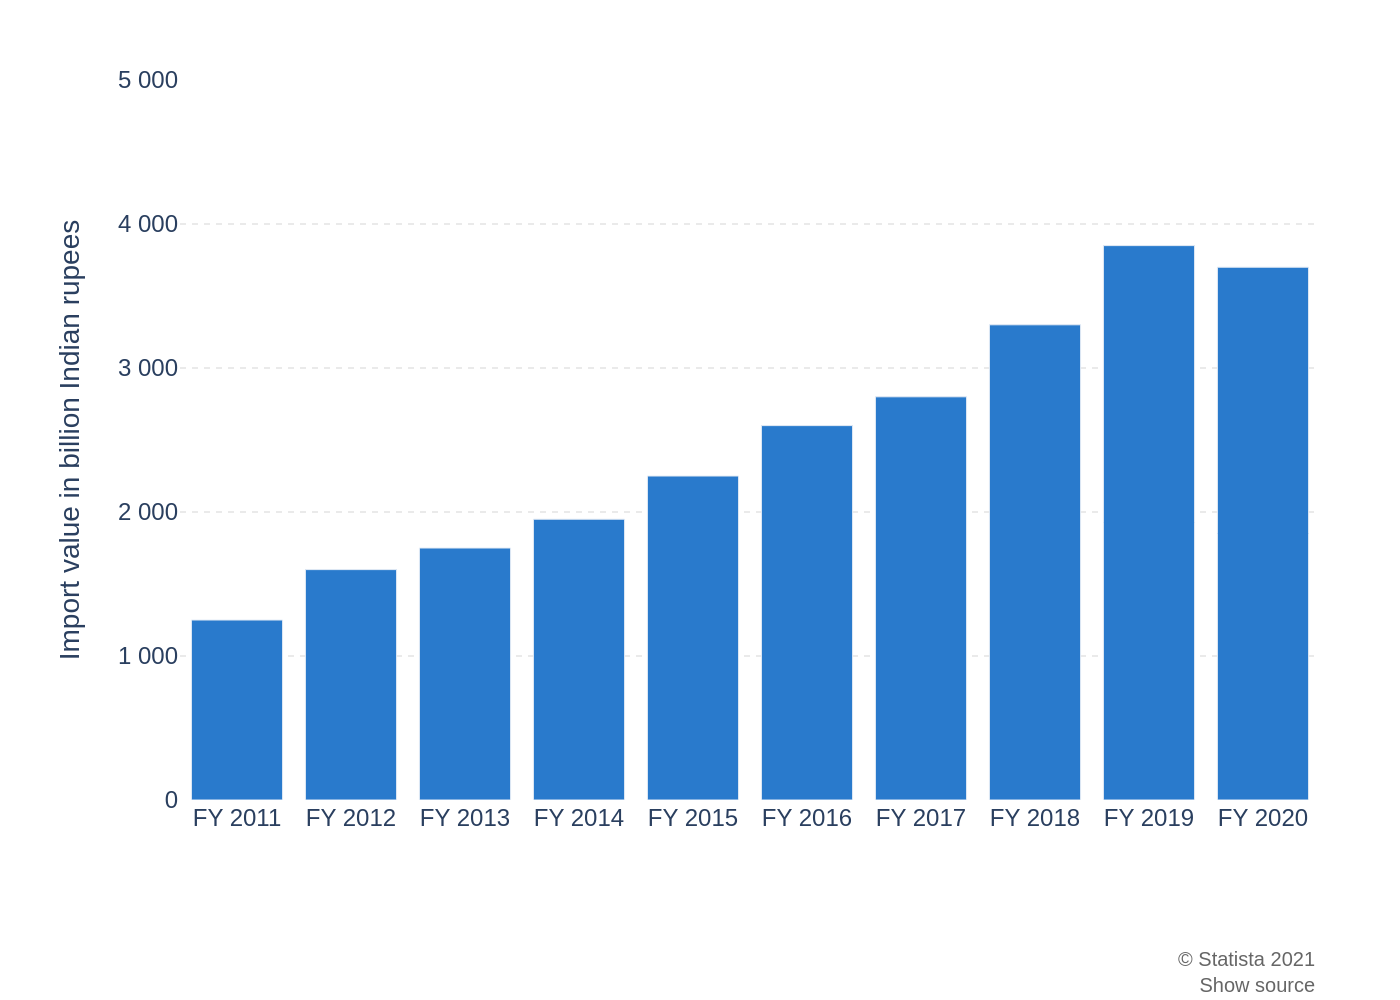

Source code (Python):
import sys
import json
import plotly.graph_objects as go
import os

# Read the JSON file path from the first command-line argument
json_path = sys.argv[1]

# Load the chart configuration and data from the JSON file
with open(json_path, 'r', encoding='utf-8') as f:
    config = json.load(f)

# Extract data, text, and color information
chart_data = config['chart_data']
texts = config['texts']
colors = config['colors']

# Initialize a new figure
fig = go.Figure()

# Iterate through the data series in the JSON and add them as bar traces
for i, series in enumerate(chart_data):
    fig.add_trace(go.Bar(
        x=series['x'],
        y=series['y'],
        name=series.get('name', ''),
        marker=dict(color=colors[i % len(colors)])
    ))

# Update the figure's layout with styles and text from the JSON
fig.update_layout(
    font=dict(family="Arial"),
    title=dict(text=texts.get('title')),
    xaxis=dict(
        title_text=texts.get('x_axis_title'),
        showgrid=False,
        zeroline=False
    ),
    yaxis=dict(
        title_text=texts.get('y_axis_title'),
        showgrid=True,
        gridcolor='#EAEAEA',
        griddash='dot',
        range=[0, 5000],
        tickvals=[0, 1000, 2000, 3000, 4000, 5000],
        ticktext=['0', '1 000', '2 000', '3 000', '4 000', '5 000'],
        zeroline=False,
        showline=False
    ),
    plot_bgcolor='white',
    paper_bgcolor='white',
    showlegend=False,
    margin=dict(l=90, r=40, t=40, b=100),
    annotations=[
        dict(
            text=texts.get('source'),
            showarrow=False,
            xref='paper',
            yref='paper',
            x=1.0,
            y=-0.2,
            xanchor='right',
            yanchor='top',
            align='right',
            font=dict(size=10, color='#666666')
        )
    ]
)

# Determine the output filename from the input JSON filename
base_name = os.path.splitext(os.path.basename(json_path))[0]
output_filename = f"{base_name}.png"

# Save the figure to a high-resolution PNG file
fig.write_image(output_filename, scale=2)
